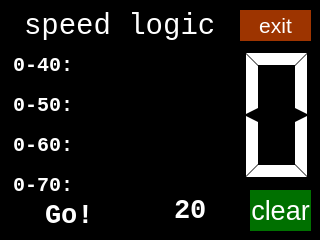
<?xml version="1.0" encoding="UTF-8"?>
<ui version="4.0">
 <class>Dialog</class>
 <widget class="QDialog" name="Dialog">
  <property name="geometry">
   <rect>
    <x>0</x>
    <y>0</y>
    <width>320</width>
    <height>240</height>
   </rect>
  </property>
  <property name="sizePolicy">
   <sizepolicy hsizetype="Fixed" vsizetype="Fixed">
    <horstretch>0</horstretch>
    <verstretch>0</verstretch>
   </sizepolicy>
  </property>
  <property name="minimumSize">
   <size>
    <width>320</width>
    <height>240</height>
   </size>
  </property>
  <property name="windowTitle">
   <string>Dialog</string>
  </property>
  <property name="styleSheet">
   <string notr="true">background-color: rgb(0, 0, 0);</string>
  </property>
  <widget class="QLineEdit" name="title">
   <property name="geometry">
    <rect>
     <x>20</x>
     <y>10</y>
     <width>201</width>
     <height>31</height>
    </rect>
   </property>
   <property name="sizePolicy">
    <sizepolicy hsizetype="Fixed" vsizetype="Fixed">
     <horstretch>0</horstretch>
     <verstretch>0</verstretch>
    </sizepolicy>
   </property>
   <property name="font">
    <font>
     <family>Consolas</family>
     <pointsize>22</pointsize>
    </font>
   </property>
   <property name="cursor">
    <cursorShape>BlankCursor</cursorShape>
   </property>
   <property name="styleSheet">
    <string notr="true">color: rgb(255, 255, 255);</string>
   </property>
   <property name="text">
    <string>speed logic</string>
   </property>
   <property name="alignment">
    <set>Qt::AlignCenter</set>
   </property>
   <property name="readOnly">
    <bool>true</bool>
   </property>
  </widget>
  <widget class="QPushButton" name="close_button">
   <property name="geometry">
    <rect>
     <x>240</x>
     <y>10</y>
     <width>71</width>
     <height>31</height>
    </rect>
   </property>
   <property name="font">
    <font>
     <pointsize>16</pointsize>
    </font>
   </property>
   <property name="cursor">
    <cursorShape>BlankCursor</cursorShape>
   </property>
   <property name="styleSheet">
    <string notr="true">color: rgb(255, 255, 255);
background-color: rgb(157, 52, 0);
border: none;</string>
   </property>
   <property name="text">
    <string>exit</string>
   </property>
  </widget>
  <widget class="QLCDNumber" name="lcd_speed">
   <property name="geometry">
    <rect>
     <x>140</x>
     <y>40</y>
     <width>201</width>
     <height>151</height>
    </rect>
   </property>
   <property name="sizePolicy">
    <sizepolicy hsizetype="Fixed" vsizetype="Fixed">
     <horstretch>0</horstretch>
     <verstretch>0</verstretch>
    </sizepolicy>
   </property>
   <property name="font">
    <font>
     <kerning>false</kerning>
    </font>
   </property>
   <property name="cursor">
    <cursorShape>BlankCursor</cursorShape>
   </property>
   <property name="styleSheet">
    <string notr="true">color: rgb(255, 255, 255);
background: rgba(0,0,0,0.0);</string>
   </property>
   <property name="smallDecimalPoint">
    <bool>true</bool>
   </property>
   <property name="digitCount">
    <number>2</number>
   </property>
   <property name="mode">
    <enum>QLCDNumber::Dec</enum>
   </property>
   <property name="segmentStyle">
    <enum>QLCDNumber::Flat</enum>
   </property>
   <property name="value" stdset="0">
    <double>120.000000000000000</double>
   </property>
   <property name="intValue" stdset="0">
    <number>120</number>
   </property>
  </widget>
  <widget class="QLineEdit" name="on40">
   <property name="geometry">
    <rect>
     <x>10</x>
     <y>50</y>
     <width>121</width>
     <height>31</height>
    </rect>
   </property>
   <property name="sizePolicy">
    <sizepolicy hsizetype="Fixed" vsizetype="Fixed">
     <horstretch>0</horstretch>
     <verstretch>0</verstretch>
    </sizepolicy>
   </property>
   <property name="font">
    <font>
     <family>Consolas</family>
     <pointsize>15</pointsize>
     <weight>75</weight>
     <bold>true</bold>
    </font>
   </property>
   <property name="cursor">
    <cursorShape>ArrowCursor</cursorShape>
   </property>
   <property name="styleSheet">
    <string notr="true">color: rgb(255, 255, 255);</string>
   </property>
   <property name="text">
    <string>0-40: </string>
   </property>
   <property name="readOnly">
    <bool>true</bool>
   </property>
  </widget>
  <widget class="QLineEdit" name="on50">
   <property name="geometry">
    <rect>
     <x>10</x>
     <y>90</y>
     <width>121</width>
     <height>31</height>
    </rect>
   </property>
   <property name="sizePolicy">
    <sizepolicy hsizetype="Fixed" vsizetype="Fixed">
     <horstretch>0</horstretch>
     <verstretch>0</verstretch>
    </sizepolicy>
   </property>
   <property name="font">
    <font>
     <family>Consolas</family>
     <pointsize>15</pointsize>
     <weight>75</weight>
     <bold>true</bold>
    </font>
   </property>
   <property name="cursor">
    <cursorShape>ArrowCursor</cursorShape>
   </property>
   <property name="styleSheet">
    <string notr="true">color: rgb(255, 255, 255);</string>
   </property>
   <property name="text">
    <string>0-50: </string>
   </property>
   <property name="readOnly">
    <bool>true</bool>
   </property>
  </widget>
  <widget class="QLineEdit" name="on60">
   <property name="geometry">
    <rect>
     <x>10</x>
     <y>130</y>
     <width>121</width>
     <height>31</height>
    </rect>
   </property>
   <property name="sizePolicy">
    <sizepolicy hsizetype="Fixed" vsizetype="Fixed">
     <horstretch>0</horstretch>
     <verstretch>0</verstretch>
    </sizepolicy>
   </property>
   <property name="font">
    <font>
     <family>Consolas</family>
     <pointsize>15</pointsize>
     <weight>75</weight>
     <bold>true</bold>
    </font>
   </property>
   <property name="cursor">
    <cursorShape>ArrowCursor</cursorShape>
   </property>
   <property name="styleSheet">
    <string notr="true">color: rgb(255, 255, 255);</string>
   </property>
   <property name="text">
    <string>0-60: </string>
   </property>
   <property name="readOnly">
    <bool>true</bool>
   </property>
  </widget>
  <widget class="QLineEdit" name="on70">
   <property name="geometry">
    <rect>
     <x>10</x>
     <y>170</y>
     <width>121</width>
     <height>31</height>
    </rect>
   </property>
   <property name="sizePolicy">
    <sizepolicy hsizetype="Fixed" vsizetype="Fixed">
     <horstretch>0</horstretch>
     <verstretch>0</verstretch>
    </sizepolicy>
   </property>
   <property name="font">
    <font>
     <family>Consolas</family>
     <pointsize>15</pointsize>
     <weight>75</weight>
     <bold>true</bold>
    </font>
   </property>
   <property name="cursor">
    <cursorShape>ArrowCursor</cursorShape>
   </property>
   <property name="styleSheet">
    <string notr="true">color: rgb(255, 255, 255);</string>
   </property>
   <property name="text">
    <string>0-70: </string>
   </property>
   <property name="readOnly">
    <bool>true</bool>
   </property>
  </widget>
  <widget class="QPushButton" name="clear_info">
   <property name="geometry">
    <rect>
     <x>250</x>
     <y>190</y>
     <width>61</width>
     <height>41</height>
    </rect>
   </property>
   <property name="sizePolicy">
    <sizepolicy hsizetype="Fixed" vsizetype="Fixed">
     <horstretch>0</horstretch>
     <verstretch>0</verstretch>
    </sizepolicy>
   </property>
   <property name="baseSize">
    <size>
     <width>0</width>
     <height>0</height>
    </size>
   </property>
   <property name="font">
    <font>
     <pointsize>20</pointsize>
    </font>
   </property>
   <property name="cursor">
    <cursorShape>BlankCursor</cursorShape>
   </property>
   <property name="autoFillBackground">
    <bool>false</bool>
   </property>
   <property name="styleSheet">
    <string notr="true">color: rgb(255, 255, 255);
background-color: rgb(0, 112, 0);
border: none;</string>
   </property>
   <property name="text">
    <string>clear</string>
   </property>
  </widget>
  <widget class="QLineEdit" name="updates_count">
   <property name="geometry">
    <rect>
     <x>160</x>
     <y>190</y>
     <width>61</width>
     <height>41</height>
    </rect>
   </property>
   <property name="sizePolicy">
    <sizepolicy hsizetype="Fixed" vsizetype="Fixed">
     <horstretch>0</horstretch>
     <verstretch>0</verstretch>
    </sizepolicy>
   </property>
   <property name="font">
    <font>
     <family>Consolas</family>
     <pointsize>20</pointsize>
     <weight>75</weight>
     <bold>true</bold>
    </font>
   </property>
   <property name="cursor">
    <cursorShape>ArrowCursor</cursorShape>
   </property>
   <property name="styleSheet">
    <string notr="true">color: rgb(255, 255, 255);</string>
   </property>
   <property name="text">
    <string>20</string>
   </property>
   <property name="alignment">
    <set>Qt::AlignCenter</set>
   </property>
   <property name="readOnly">
    <bool>true</bool>
   </property>
  </widget>
  <widget class="QLineEdit" name="status">
   <property name="geometry">
    <rect>
     <x>10</x>
     <y>200</y>
     <width>121</width>
     <height>31</height>
    </rect>
   </property>
   <property name="sizePolicy">
    <sizepolicy hsizetype="Fixed" vsizetype="Fixed">
     <horstretch>0</horstretch>
     <verstretch>0</verstretch>
    </sizepolicy>
   </property>
   <property name="font">
    <font>
     <family>Consolas</family>
     <pointsize>20</pointsize>
     <weight>75</weight>
     <bold>true</bold>
    </font>
   </property>
   <property name="cursor">
    <cursorShape>ArrowCursor</cursorShape>
   </property>
   <property name="styleSheet">
    <string notr="true">color: rgb(255, 255, 255);</string>
   </property>
   <property name="text">
    <string>Go!</string>
   </property>
   <property name="alignment">
    <set>Qt::AlignCenter</set>
   </property>
   <property name="readOnly">
    <bool>true</bool>
   </property>
  </widget>
 </widget>
 <resources/>
 <connections/>
</ui>
